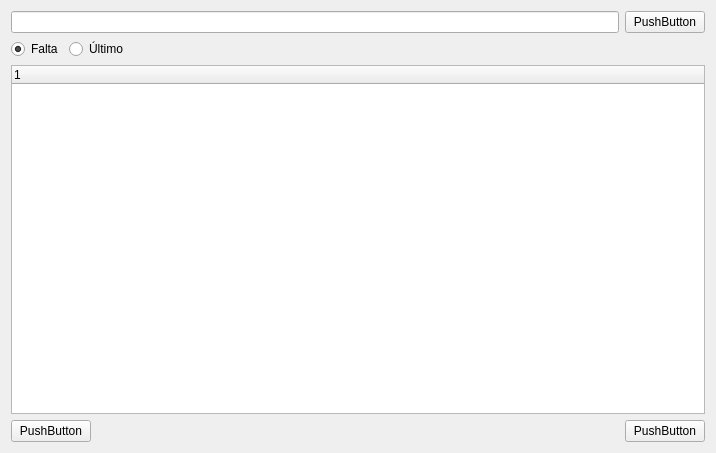
<?xml version="1.0" encoding="UTF-8"?>
<ui version="4.0">
 <class>Form</class>
 <widget class="QWidget" name="Form">
  <property name="geometry">
   <rect>
    <x>0</x>
    <y>0</y>
    <width>716</width>
    <height>453</height>
   </rect>
  </property>
  <property name="windowTitle">
   <string>Form</string>
  </property>
  <layout class="QVBoxLayout" name="verticalLayout">
   <item>
    <layout class="QHBoxLayout" name="horizontalLayout">
     <item>
      <widget class="QLineEdit" name="pathbar">
       <property name="readOnly">
        <bool>true</bool>
       </property>
      </widget>
     </item>
     <item>
      <widget class="QPushButton" name="pathbtn">
       <property name="text">
        <string>PushButton</string>
       </property>
      </widget>
     </item>
    </layout>
   </item>
   <item>
    <layout class="QHBoxLayout" name="horizontalLayout_2">
     <item>
      <widget class="QRadioButton" name="faltaRadio">
       <property name="text">
        <string>Falta</string>
       </property>
       <property name="checked">
        <bool>true</bool>
       </property>
      </widget>
     </item>
     <item>
      <widget class="QRadioButton" name="ultimoRadio">
       <property name="text">
        <string>Último</string>
       </property>
       <property name="checked">
        <bool>false</bool>
       </property>
      </widget>
     </item>
     <item>
      <spacer name="horizontalSpacer">
       <property name="orientation">
        <enum>Qt::Horizontal</enum>
       </property>
       <property name="sizeHint" stdset="0">
        <size>
         <width>40</width>
         <height>20</height>
        </size>
       </property>
      </spacer>
     </item>
    </layout>
   </item>
   <item>
    <layout class="QVBoxLayout" name="verticalLayout_2">
     <item>
      <widget class="QTreeWidget" name="treeWidget">
       <property name="editTriggers">
        <set>QAbstractItemView::EditKeyPressed</set>
       </property>
       <property name="rootIsDecorated">
        <bool>true</bool>
       </property>
       <property name="animated">
        <bool>true</bool>
       </property>
       <property name="wordWrap">
        <bool>true</bool>
       </property>
       <property name="expandsOnDoubleClick">
        <bool>false</bool>
       </property>
       <property name="columnCount">
        <number>1</number>
       </property>
       <attribute name="headerVisible">
        <bool>true</bool>
       </attribute>
       <column>
        <property name="text">
         <string notr="true">1</string>
        </property>
       </column>
      </widget>
     </item>
    </layout>
   </item>
   <item>
    <layout class="QHBoxLayout" name="horizontalLayout_3">
     <item>
      <widget class="QPushButton" name="findButton">
       <property name="text">
        <string>PushButton</string>
       </property>
      </widget>
     </item>
     <item>
      <spacer name="horizontalSpacer_2">
       <property name="orientation">
        <enum>Qt::Horizontal</enum>
       </property>
       <property name="sizeHint" stdset="0">
        <size>
         <width>40</width>
         <height>20</height>
        </size>
       </property>
      </spacer>
     </item>
     <item>
      <widget class="QPushButton" name="saveButton">
       <property name="text">
        <string>PushButton</string>
       </property>
      </widget>
     </item>
    </layout>
   </item>
  </layout>
 </widget>
 <resources/>
 <connections/>
</ui>
